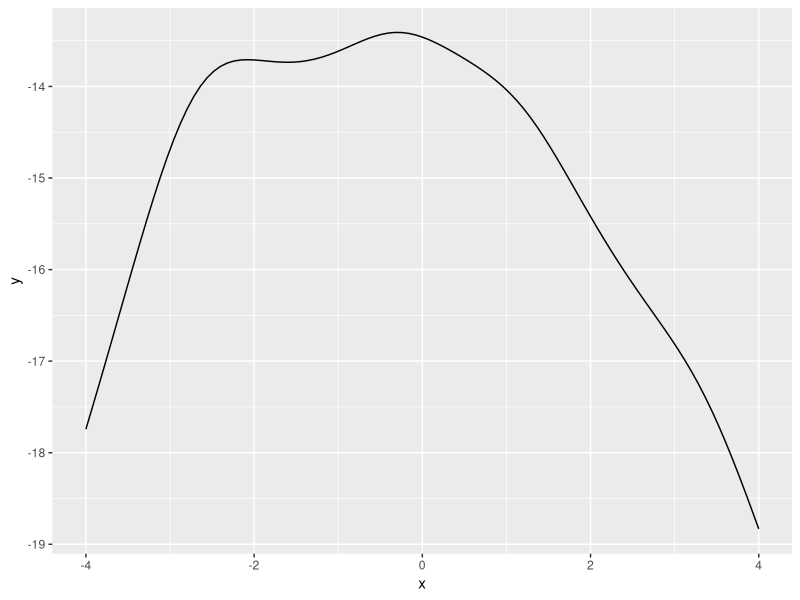
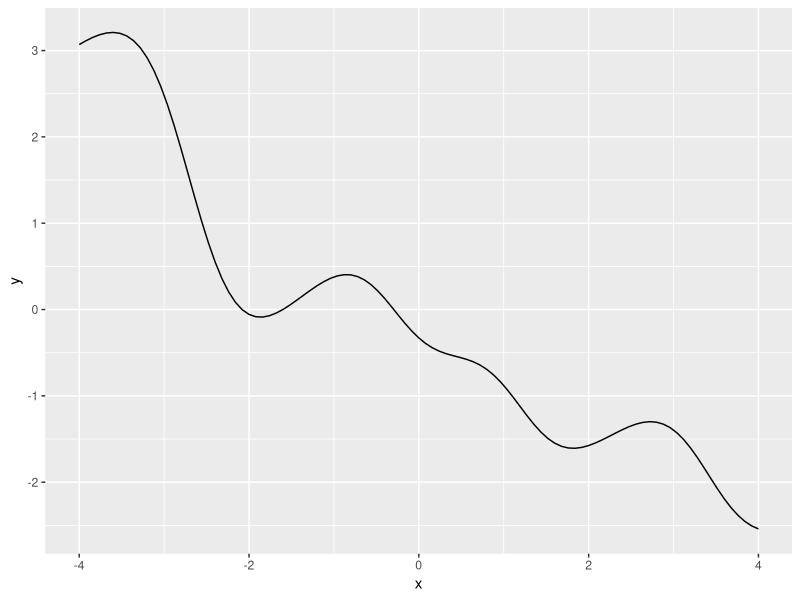
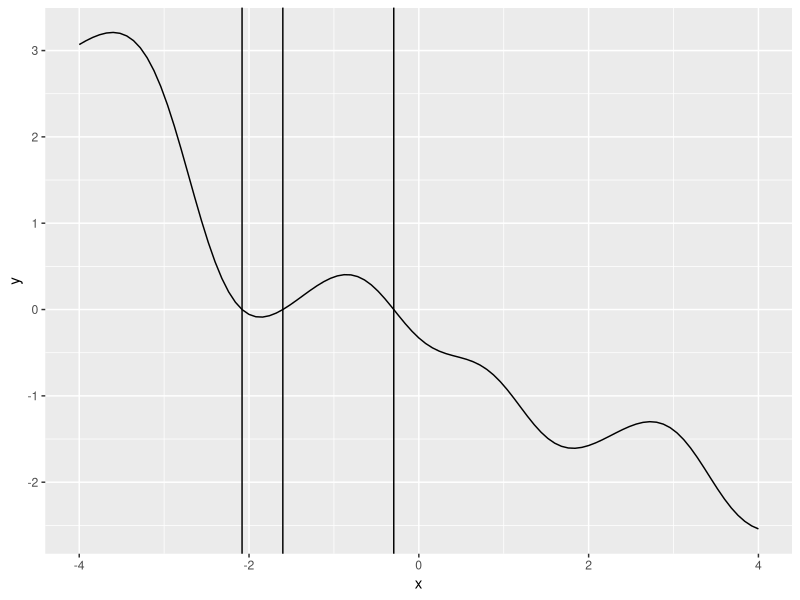
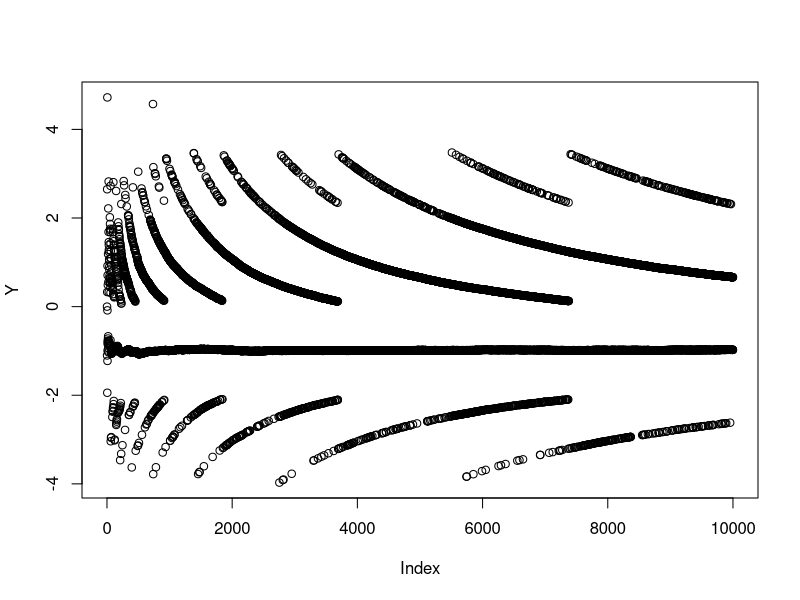
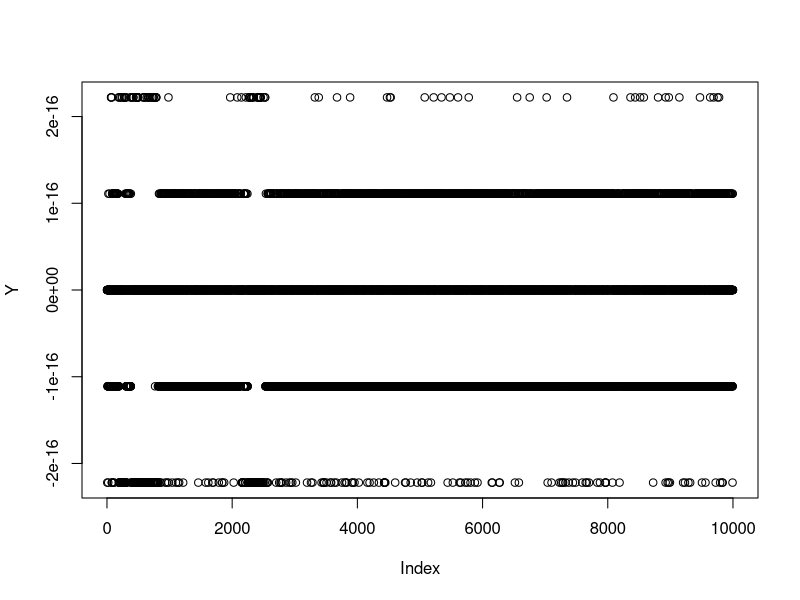
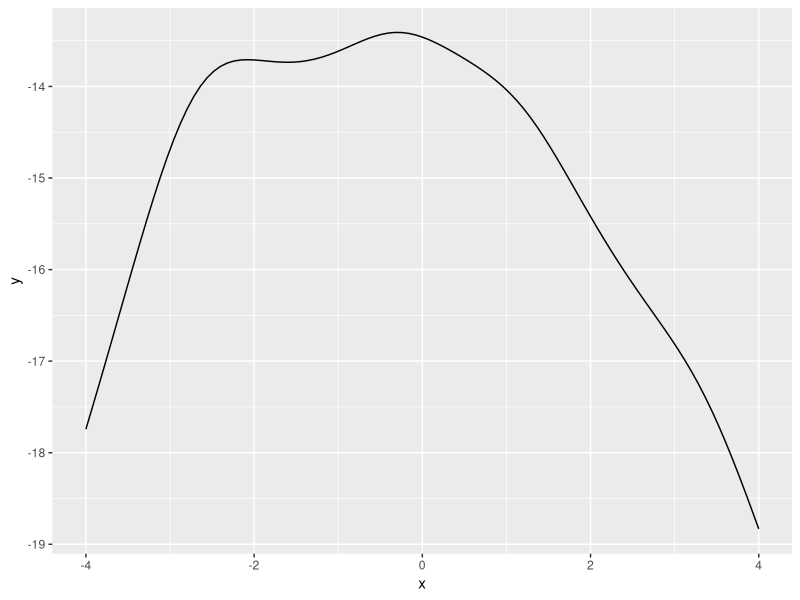
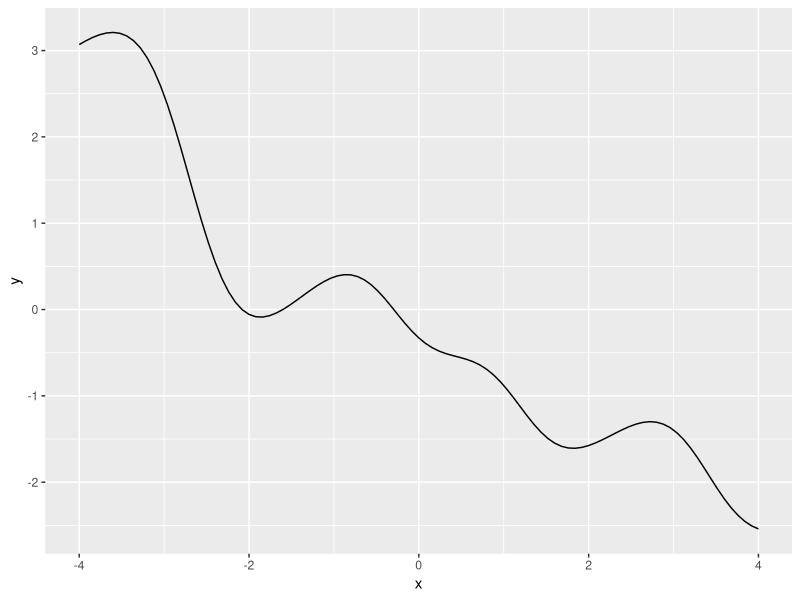
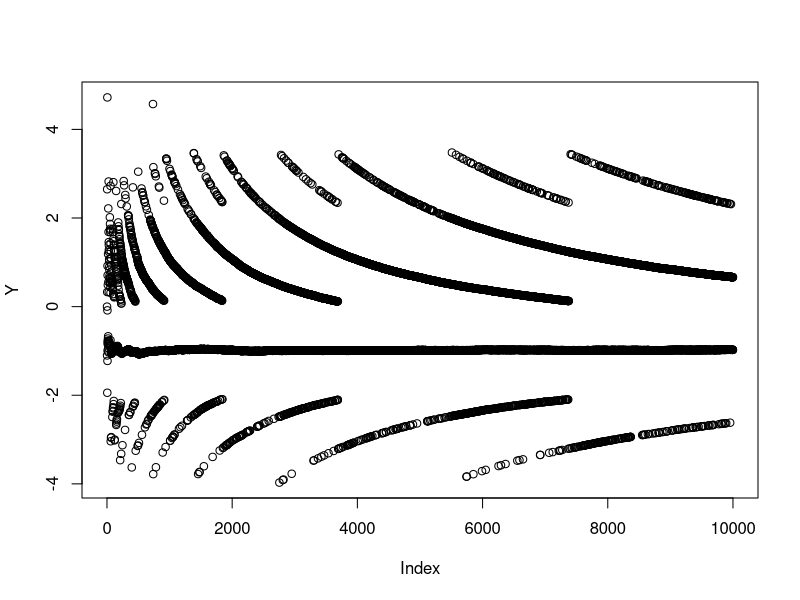

Here is the R script that generated these plots, in order:
## ---- chunk 1
knitr::opts_chunk$set(echo = TRUE)
## ---- chunk 2
library("ggplot2")
log_likelyhood <- function(x){
  vec <- c(-2.8, 3.4, 1.2, -0.3, -2.6)
  n <- 5
  sum_el <- 0
  for(el in vec){
    sum_el <- sum_el + log(1+ (el - x)^2)
  }
  res <- -n*log(pi) - sum_el
  return(res)
}
ggplot(data.frame(x=c(-4, 4)), aes(x=x)) + 
  stat_function(fun=log_likelyhood)
## ---- chunk 3
first_derivative <- function(theta){
  vec <- c(-2.8, 3.4, 1.2, -0.3, -2.6)
  n <- 5
  sum_res <- 0
  for(i in vec){
    sum_res <- sum_res + 2*(i-theta)/(1+(i-theta)^2)
  }
  res <- sum_res
  return(res)
}
ggplot(data.frame(x=c(-4, 4)), aes(x=x)) + 
  stat_function(fun=first_derivative)

## ---- chunk 4
bisection <- function(a,b, fun, acc){
  if( fun(a)*fun(b) >= 0 ){
    stop("Choose better boundaries")
  }
  t <- 0
  while(round(a, acc) != round(b, acc)){
    mid <- (a+b)/2
    t <- t+1
    gp_a <- fun(a)
    gp_mid <- fun(mid)
    gp_b <- fun(b)
    if(gp_a * gp_mid <=0){
      b <- mid
    }
    else{
      a <- mid
    }
  }
  return(a)
}
## ---- chunk 5
bisection(-3, -2, first_derivative, 9)
## ---- chunk 6
bisection(-2, -1, first_derivative, 9)
## ---- chunk 7
bisection(-1, 0, first_derivative, 9)
## ---- chunk 8
ggplot(data.frame(x=c(-4, 4)), aes(x=x)) + 
  stat_function(fun=first_derivative) +
  geom_vline(xintercept = -2.082124) +
  geom_vline(xintercept = -1.601775) +
  geom_vline(xintercept = -0.2952455)

## ---- chunk 9
cat("first intercept, f(x)=", log_likelyhood(-2.082124), "\n")
cat("second intercept, f(x)=", log_likelyhood(-1.601775), "\n")
cat("third intercept, f(x)=", log_likelyhood(-0.2952455), "\n")
## ---- chunk 10
cat("x = ", bisection(-4, 4, first_derivative, 9))
## ---- chunk 11
myvar <- function(vector){
  n <- length(vector)
  var1 <- (1/(n-1))*(sum(vector^2)-(1/n)*(sum(vector))^2)
  return(var1)
}
## ---- chunk 12
set.seed(1234)
vectorx <- rnorm(1E4, 1E8, 1)
## ---- chunk 13
Y <- rep(0,1E4)
for (q in 2:1E4){
  Y[q] <- myvar(vectorx[1:q]) - var(vectorx[1:q])
}
plot(Y)
## ---- chunk 14
myvarBETTER <- function(vector){
  n <- length(vector)
  var1 <- (1/(n-1))*(sum((vector - mean(vector))^2))
  return(var1)
}

Y <- rep(0,1E4)
for (q in 2:1E4){
  Y[q] <- myvarBETTER(vectorx[1:q]) - var(vectorx[1:q])
}
plot(Y)
## ---- chunk 15
library("ggplot2")
log_likelyhood <- function(x){
  vec <- c(-2.8, 3.4, 1.2, -0.3, -2.6)
  n <- 5
  sum_el <- 0
  for(el in vec){
    sum_el <- sum_el + log(1+ (el - x)^2)
  }
  res <- -n*log(pi) - sum_el
  return(res)
}
ggplot(data.frame(x=c(-4, 4)), aes(x=x)) + 
  stat_function(fun=log_likelyhood)
## ---- chunk 16
first_derivative <- function(theta){
  vec <- c(-2.8, 3.4, 1.2, -0.3, -2.6)
  n <- 5
  sum_res <- 0
  for(i in vec){
    sum_res <- sum_res + 2*(i-theta)/(1+(i-theta)^2)
  }
  res <- sum_res
  return(res)
}
ggplot(data.frame(x=c(-4, 4)), aes(x=x)) + 
  stat_function(fun=first_derivative)

## ---- chunk 17
bisection <- function(a,b, fun, acc){
  if( fun(a)*fun(b) >= 0 ){
    stop("Choose better boundaries")
  }
  t <- 0
  while(round(a, acc) != round(b, acc)){
    mid <- (a+b)/2
    t <- t+1
    gp_a <- fun(a)
    gp_mid <- fun(mid)
    gp_b <- fun(b)
    if(gp_a * gp_mid <=0){
      b <- mid
    }
    else{
      a <- mid
    }
  }
  return(a)
}
## ---- chunk 18
myvar <- function(vector){
  n <- length(vector)
  var1 <- (1/(n-1))*(sum(vector^2)-(1/n)*(sum(vector))^2)
  return(var1)
}
## ---- chunk 19
set.seed(1234)
vectorx <- rnorm(1E4, 1E8, 1)
## ---- chunk 20
Y <- rep(0,1E4)
for (q in 2:1E4){
  Y[q] <- myvar(vectorx[1:q]) - var(vectorx[1:q])
}
plot(Y)
## ---- chunk 21
myvarBETTER <- function(vector){
  n <- length(vector)
  var1 <- (1/(n-1))*(sum((vector - mean(vector))^2))
  return(var1)
}

Y <- rep(0,1E4)
for (q in 2:1E4){
  Y[q] <- myvarBETTER(vectorx[1:q]) - var(vectorx[1:q])
}
plot(Y)
